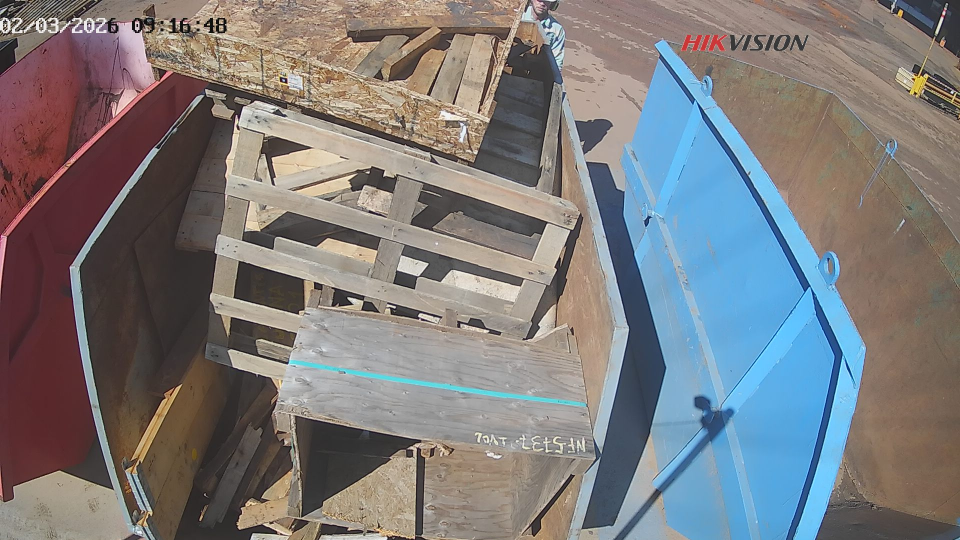
#> input picture samples/images/madeira_manual_20260330103047794195_madeira_GF0191277_20260302091648116_MD_WITH_TARGET.jpg, 1920 x 1080 px, given in place of plastico_GF0191275_20260305123930508_MD_WITH_TARGET.jpg, which was not available (shown at 1/2 size)
$ python testar_auto_alinhamento_orb_v2.py
#> lines starting #> are read from the running program, lines starting #| are printed output that depends on the picture; pictures that were not available may be replaced by others from this repository, and a replacement may not be noted
### legacy/volumetria_v8/app/segmentador.py
import cv2
import numpy as np
from ultralytics import YOLO

from config import (
    MODEL_PATH,
    CONF_THRES,
    IMG_SIZE,
    CLS_FLOOR,
    CLS_WALL,
)


class SegmentadorVolumetria:
    def __init__(self):
        self.model = YOLO(str(MODEL_PATH))
        self.class_names = self.model.names

    # [98 lines left out: functions _run_predict, _remove_small_components, _extract_floor_wall_masks, _infer_opening_mask, segmentar, not called in this run]

    @staticmethod
    def salvar_mask(mask_u8, out_path):
        cv2.imwrite(str(out_path), (mask_u8.astype(np.uint8) * 255))

### legacy/volumetria_v8/app/testar_auto_alinhamento_orb_v2.py

from pathlib import Path
import sys
import cv2
import numpy as np

# ===== AJUSTE ESTES CAMINHOS SE PRECISAR =====
APP_DIR = Path(r"E:\PROJETO VALE\PACOTE_PILOTO_VM\PRODUTO_VOLUMETRIA_RELEASE_V8\app")
REF_IMG = Path(r"E:\PROJETO VALE\V2_ALTOS\REF\plastico_GF0191275_20260305123930508_MD_WITH_TARGET.jpg")
REF_MASK = Path(r"E:\PROJETO VALE\V2_ALTOS\REF\opening_ref_mask.png")
ALTOS_DIR = Path(r"E:\PROJETO VALE\V2_ALTOS\ALTOS_ERRADOS")
OUT_DIR = Path(r"E:\PROJETO VALE\V2_ALTOS\ORB_AUTO_V2")
OUT_DIR.mkdir(parents=True, exist_ok=True)

sys.path.insert(0, str(APP_DIR))
from segmentador import SegmentadorVolumetria
from motor_volumetria_permissivo import extrair_features

def mask255(mask):
    return ((mask > 0).astype(np.uint8) * 255)

def fill_of(opening_mask, floor_mask, wall_mask):
    feats = extrair_features(mask255(opening_mask), mask255(floor_mask), mask255(wall_mask), None, None)
    if feats is None:
        return None, "erro"
    try:
        return float(feats.get("fill_percent_filtered", 0.0)), str(feats.get("status_frame", ""))
    except Exception:
        return None, "erro"

def main():
    ref_img = cv2.imread(str(REF_IMG))
#> ref_img is the input picture: shape (1080, 1920, 3); mean B, G, R 123.1, 122.3, 124.6
    ref_mask = cv2.imread(str(REF_MASK), cv2.IMREAD_GRAYSCALE)
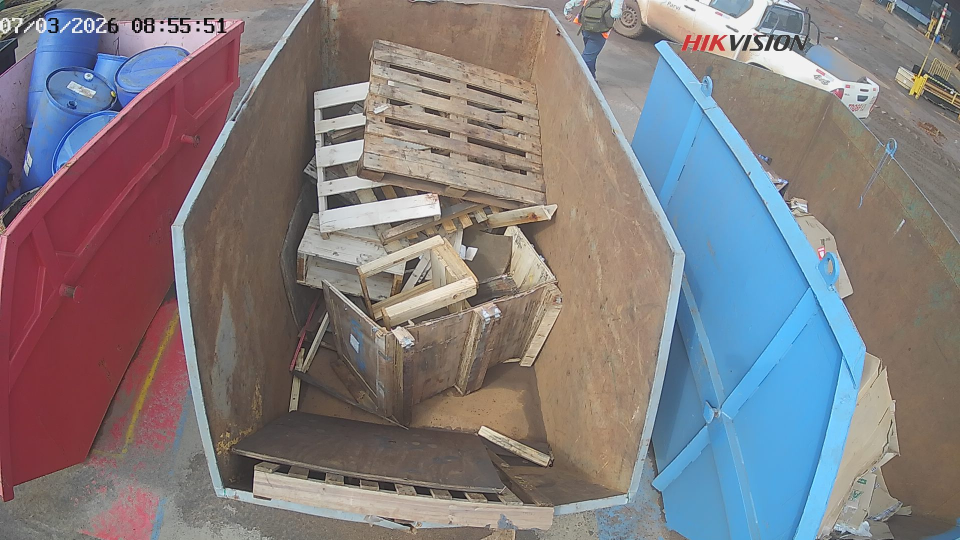
#> input picture samples/images/madeira_manual_20260404004553331723_madeira_GF0191277_20260307085551267_MD_WITH_TARGET.jpg, 1920 x 1080 px, given in place of opening_ref_mask.png, which was not available (shown at 1/2 size)
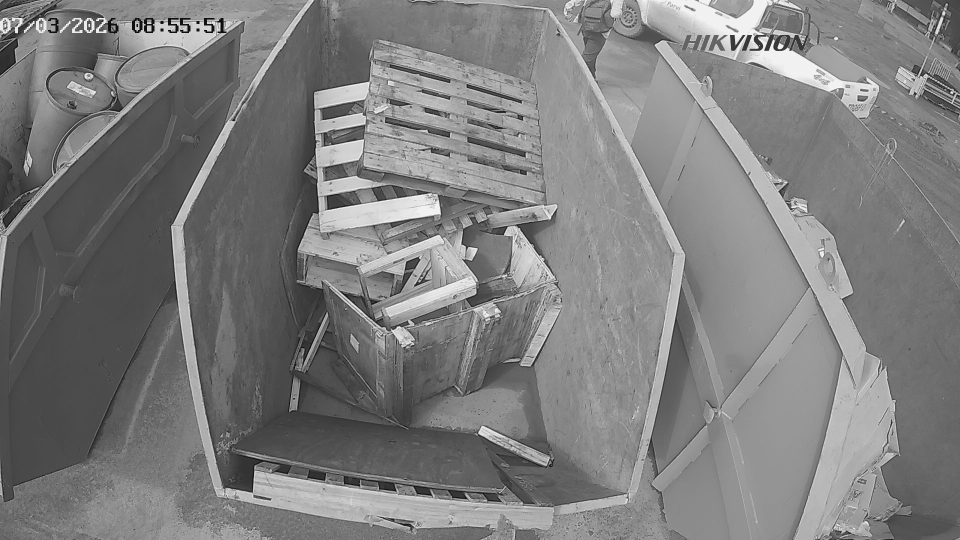
#> ref_mask: shape (1080, 1920) (shown at 1/2 size); min 0, max 255, mean 125.7

    if ref_img is None:
        raise RuntimeError(f"Falha ao ler imagem referência: {REF_IMG}")
    if ref_mask is None:
        raise RuntimeError(f"Falha ao ler máscara referência: {REF_MASK}")

    ref_gray = cv2.cvtColor(ref_img, cv2.COLOR_BGR2GRAY)
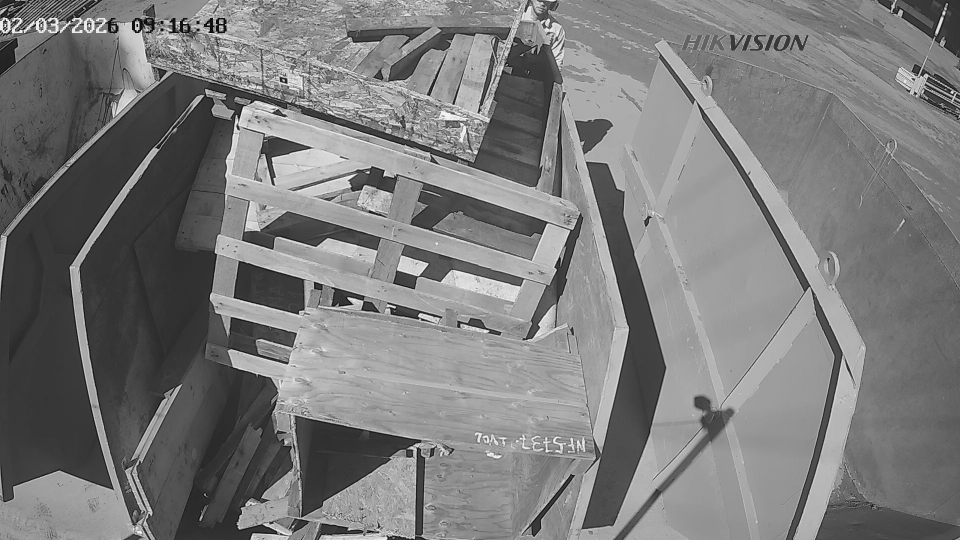
#> ref_gray: shape (1080, 1920) (shown at 1/2 size); min 0, max 255, mean 123.1

    orb = cv2.ORB_create(
        nfeatures=5000,
        scaleFactor=1.2,
        nlevels=8,
        edgeThreshold=15,
        patchSize=31,
        fastThreshold=10
    )
    bf = cv2.BFMatcher(cv2.NORM_HAMMING, crossCheck=False)

    kp_ref, des_ref = orb.detectAndCompute(ref_gray, None)
#> kp_ref = 5000 keypoints; strongest (x, y, size): (368, 47, 31), (81, 40, 31), (15, 38, 31), (418, 63, 31)
    if des_ref is None or len(kp_ref) < 20:
        raise RuntimeError("Poucos pontos ORB na referência")

    seg = SegmentadorVolumetria()
    rows = ["arquivo,fill_old,status_old,fill_orb,status_orb,matches,inliers"]

    for img_path in sorted(ALTOS_DIR.glob("*.jpg")):
        img = cv2.imread(str(img_path))
        if img is None:
            continue

        gray = cv2.cvtColor(img, cv2.COLOR_BGR2GRAY)
        kp_dst, des_dst = orb.detectAndCompute(gray, None)
        if des_dst is None or len(kp_dst) < 20:
            print(f"FALHA ORB: {img_path.name} | poucos pontos no destino")
            continue

        knn = bf.knnMatch(des_ref, des_dst, k=2)
        good = []
        for pair in knn:
            if len(pair) < 2:
                continue
            m, n = pair
            if m.distance < 0.78 * n.distance:
                good.append(m)

        if len(good) < 12:
            print(f"FALHA MATCH: {img_path.name} | good={len(good)}")
            continue

        src_pts = np.float32([kp_ref[m.queryIdx].pt for m in good]).reshape(-1, 1, 2)
        dst_pts = np.float32([kp_dst[m.trainIdx].pt for m in good]).reshape(-1, 1, 2)

        H, inlier_mask = cv2.findHomography(src_pts, dst_pts, cv2.RANSAC, 6.0)
        if H is None:
            print(f"FALHA HOMOGRAPHY: {img_path.name}")
            continue

        inliers = int(inlier_mask.sum()) if inlier_mask is not None else 0

        warped = cv2.warpPerspective(
            ref_mask,
            H,
            (img.shape[1], img.shape[0]),
            flags=cv2.INTER_NEAREST,
            borderMode=cv2.BORDER_CONSTANT,
            borderValue=0
        )
        warped = (warped > 127).astype(np.uint8) * 255

        kernel = cv2.getStructuringElement(cv2.MORPH_ELLIPSE, (9, 9))
        warped = cv2.erode(warped, kernel, iterations=1)

        _, opening_old, floor, wall = seg.segmentar(img_path)

        fill_old, status_old = fill_of(opening_old, floor, wall)
        fill_orb, status_orb = fill_of(warped, floor, wall)

        overlay = img.copy()
        green = np.zeros_like(overlay)
        green[:, :] = (0, 255, 0)
        mbool = warped > 0
        overlay[mbool] = cv2.addWeighted(overlay, 0.72, green, 0.28, 0)[mbool]

        contours, _ = cv2.findContours(warped, cv2.RETR_EXTERNAL, cv2.CHAIN_APPROX_SIMPLE)
        cv2.drawContours(overlay, contours, -1, (0, 255, 255), 3)

        old_txt = "NA" if fill_old is None else f"{fill_old:.2f}"
        orb_txt = "NA" if fill_orb is None else f"{fill_orb:.2f}"
        txt = f"OLD={old_txt} | ORB={orb_txt} | m={len(good)} | in={inliers}"
        cv2.putText(overlay, txt, (20, 40), cv2.FONT_HERSHEY_SIMPLEX, 0.9, (255,255,255), 2, cv2.LINE_AA)

        out_overlay = OUT_DIR / f"{img_path.stem}_overlay_orb.jpg"
        out_mask = OUT_DIR / f"{img_path.stem}_opening_orb.png"
        cv2.imwrite(str(out_overlay), overlay)
        cv2.imwrite(str(out_mask), warped)

        old_s = "" if fill_old is None else f"{fill_old:.6f}"
        orb_s = "" if fill_orb is None else f"{fill_orb:.6f}"
        rows.append(f'"{img_path.name}","{old_s}","{status_old}","{orb_s}","{status_orb}","{len(good)}","{inliers}"')

        print(f"{img_path.name} | OLD={old_s} ({status_old}) | ORB={orb_s} ({status_orb}) | matches={len(good)} | inliers={inliers}")

    csv_path = OUT_DIR / "comparativo_fill_orb_auto.csv"
    csv_path.write_text("\n".join(rows), encoding="utf-8-sig")
    print(f"\nCSV GERADO: {csv_path}")
    print(f"RESULTADOS EM: {OUT_DIR}")

if __name__ == "__main__":
    main()
#> (the call stopped at in __init__, `self.model = YOLO(str(MODEL_PATH))`: ultralytics is not available in this run)
